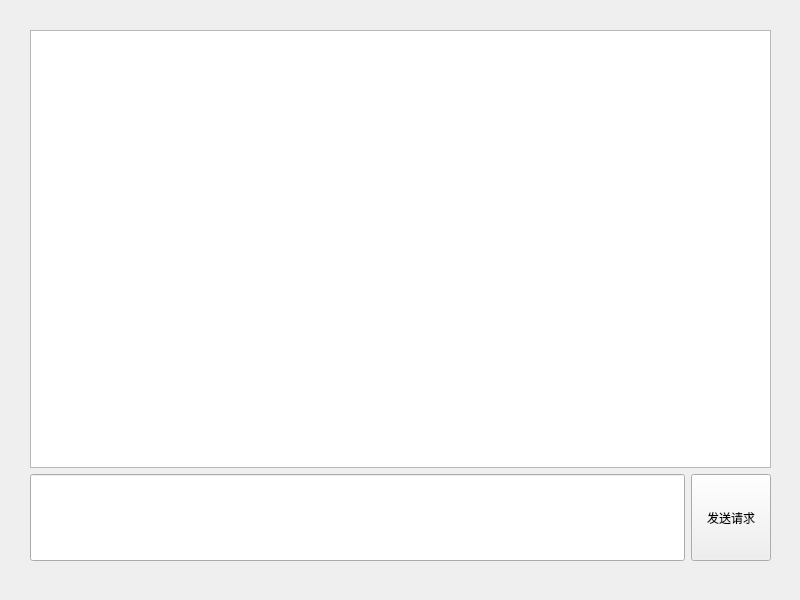
<?xml version="1.0" encoding="UTF-8"?>
<ui version="4.0">
 <class>Widget</class>
 <widget class="QWidget" name="Widget">
  <property name="geometry">
   <rect>
    <x>0</x>
    <y>0</y>
    <width>800</width>
    <height>600</height>
   </rect>
  </property>
  <property name="windowTitle">
   <string>Widget</string>
  </property>
  <widget class="QWidget" name="">
   <property name="geometry">
    <rect>
     <x>30</x>
     <y>30</y>
     <width>741</width>
     <height>531</height>
    </rect>
   </property>
   <layout class="QVBoxLayout" name="verticalLayout" stretch="5,1">
    <item>
     <widget class="QPlainTextEdit" name="plainTextEdit"/>
    </item>
    <item>
     <layout class="QHBoxLayout" name="horizontalLayout">
      <item>
       <widget class="QLineEdit" name="lineEdit">
        <property name="sizePolicy">
         <sizepolicy hsizetype="Expanding" vsizetype="Expanding">
          <horstretch>0</horstretch>
          <verstretch>0</verstretch>
         </sizepolicy>
        </property>
       </widget>
      </item>
      <item>
       <widget class="QPushButton" name="pushButton">
        <property name="sizePolicy">
         <sizepolicy hsizetype="Minimum" vsizetype="Expanding">
          <horstretch>0</horstretch>
          <verstretch>0</verstretch>
         </sizepolicy>
        </property>
        <property name="text">
         <string>发送请求</string>
        </property>
       </widget>
      </item>
     </layout>
    </item>
   </layout>
  </widget>
 </widget>
 <resources/>
 <connections/>
</ui>
